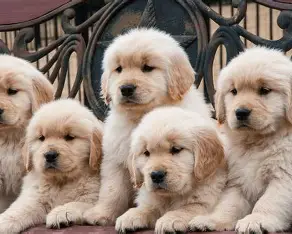
#> input picture resize.py/dogs.jpg, 292 x 234 px
$ python 'edge detection.py'
#> lines starting #> are read from the running program, lines starting #| are printed output that depends on the picture; after the words box and inside, x2 and y2 are one past the last pixel; in counts of white or black regions, pixels touching at a corner belong together
import os

import cv2
import numpy as np


img = cv2.imread(os.path.join('.', 'dogs.jpg'))
#> img is the input picture: shape (234, 292, 3); mean B, G, R 120.7, 133.1, 150.7

img_edge = cv2.Canny(img, 100, 200)
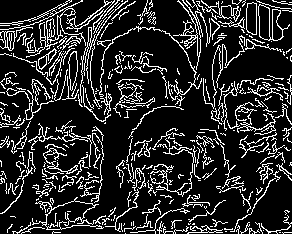
#> img_edge: shape (234, 292); 16.7% white in thin lines or dots

img_edge_d = cv2.dilate(img_edge, np.ones((3, 3), dtype=np.int8))
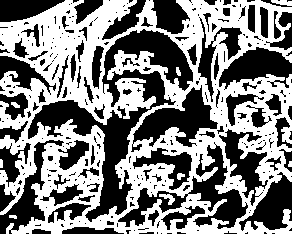
#> img_edge_d: shape (234, 292); 50.5% white; 314 black regions (228 under 20 px), largest, box (x1, y1, x2, y2) and area: (28, 29, 193, 222) 7516, (118, 142, 248, 229) 2883, (131, 85, 218, 152) 2314

img_edge_e = cv2.erode(img_edge_d, np.ones((3, 3), dtype=np.int8))
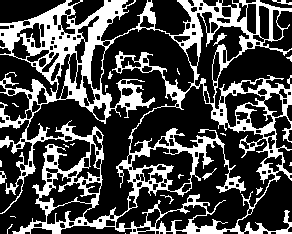
#> img_edge_e: shape (234, 292); 29.1% white; 21 white regions (13 under 20 px), largest, box (x1, y1, x2, y2) and area: (0, 0, 292, 234) 19513, (213, 33, 227, 46) 55, (0, 171, 7, 184) 50

cv2.imshow('img', img)
cv2.imshow('img_edge', img_edge)
cv2.imshow('img_edge_d', img_edge_d)
cv2.imshow('img_edge_e', img_edge_e)
cv2.waitKey(0)
